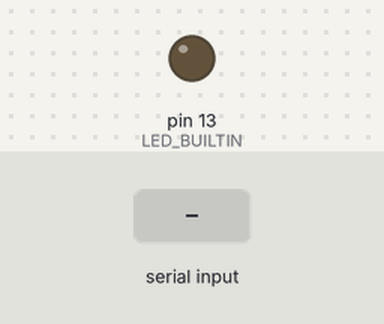
Recording of a sketch running on a simulated Arduino Uno, built with avr-gcc and run on an emulated ATmega328P. Parts: output pins drawn as LEDs (lit = HIGH). The inputs (shaded band) are chosen by the test bench. What the sketch prints to the serial monitor is not drawn.

Above: at 1.2 s.
1.3 s: byte 30 received over Serial
At 2.6 s:
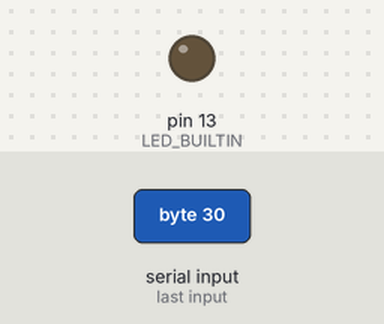
2.9 s: byte 90 received over Serial
At 3.9 s:
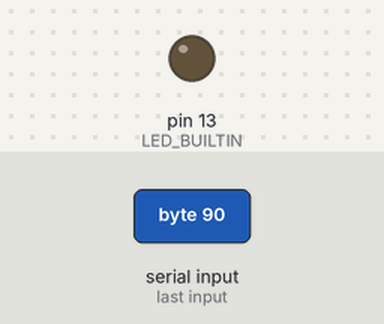
4.4 s: byte 120 received over Serial
At 5.1 s:
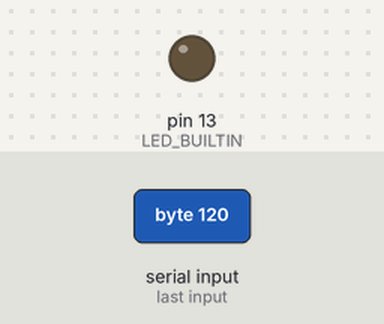
Timing chart, 0 to 7.4 s (numbered marks = the images above; inputs shaded):
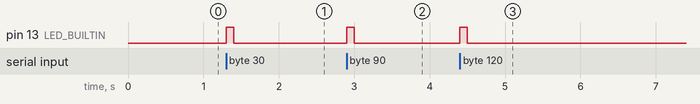

Measured:
- after the input at 1.3 s, pin 13 (LED_BUILTIN): LOW → HIGH at once, → LOW 0.10 s later
- after the input at 2.9 s, pin 13 (LED_BUILTIN): LOW → HIGH at once, → LOW 0.10 s later
- after the input at 4.4 s, pin 13 (LED_BUILTIN): LOW → HIGH at once, → LOW 0.10 s later

The sketch:

Serial_Echo.ino
```cpp
 void setup()
 {
  Serial.begin(9600);
  pinMode(LED_BUILTIN, OUTPUT);
 }
 void loop()
 {
  if(Serial.available())
  {
   char c = Serial.read();
   Serial.print(c);
   digitalWrite(LED_BUILTIN, HIGH);   // turn the LED on (HIGH is the voltage level)
  delay(100);                       // wait for a second
  digitalWrite(LED_BUILTIN, LOW);    // turn the LED off by making the voltage LOW
  delay(100);
  }
 }
```
